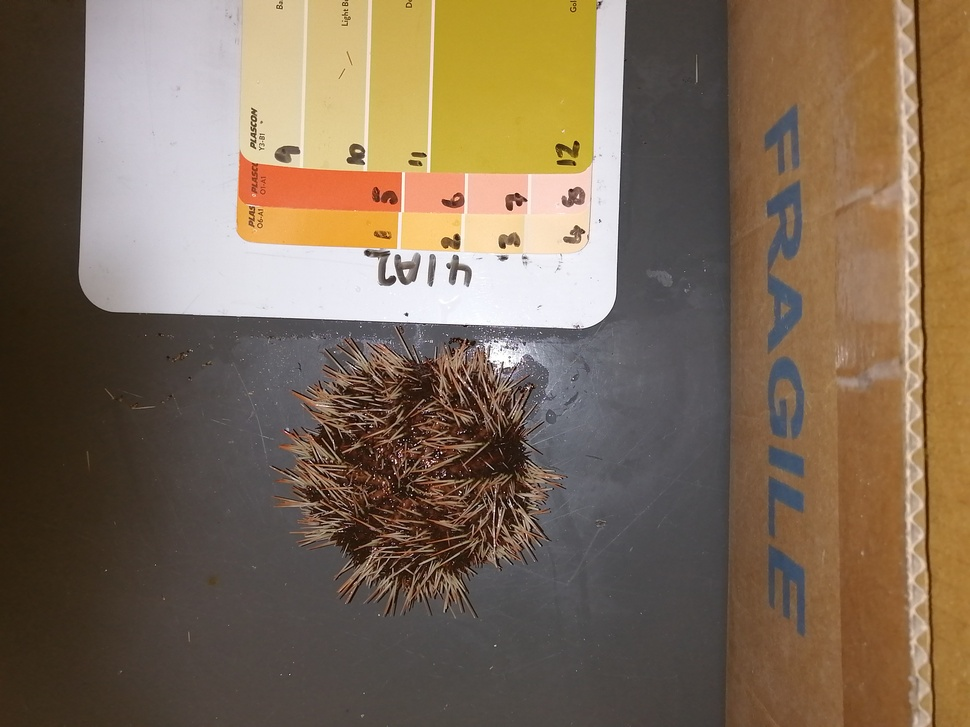
#> input picture full_images/41A2.jpg, 970 x 727 px, shrunk from 5632 x 4224 before the run
$ python -i imageMasking.py   (imports and definitions only)
#> lines starting #> are read from the running program, lines starting #| are printed output that depends on the picture; after the words box and inside, x2 and y2 are one past the last pixel; in counts of white or black regions, pixels touching at a corner belong together
#> further down, picture is the input picture: shape (727, 970, 3); mean B, G, R 86.9, 107.2, 125.9
import cv2
import numpy as np
from matplotlib import pyplot as plt


def spine_mask(img_copy):
    img = img_copy.copy()
    img = cv2.cvtColor(img, cv2.COLOR_BGR2GRAY)
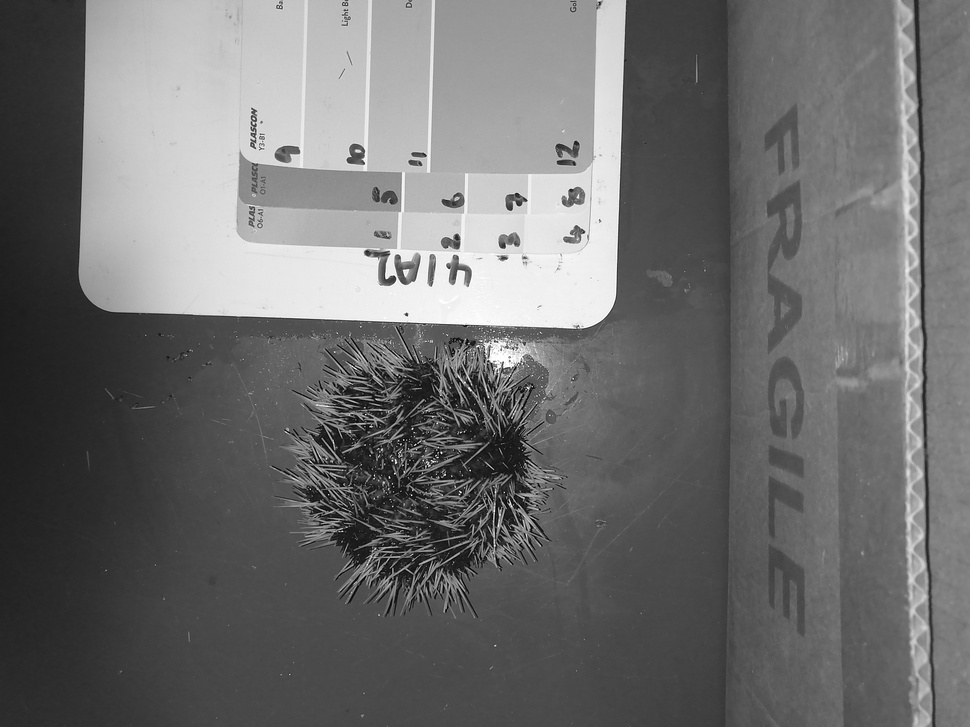
#> img: shape (727, 970); min 0, max 255, mean 110.5

    # Otsu's thresholding after Gaussian filtering
    blur = cv2.GaussianBlur(img, (3, 3), 0)
    ret3, th3 = cv2.threshold(blur, 0, 255, cv2.THRESH_BINARY + cv2.THRESH_OTSU)
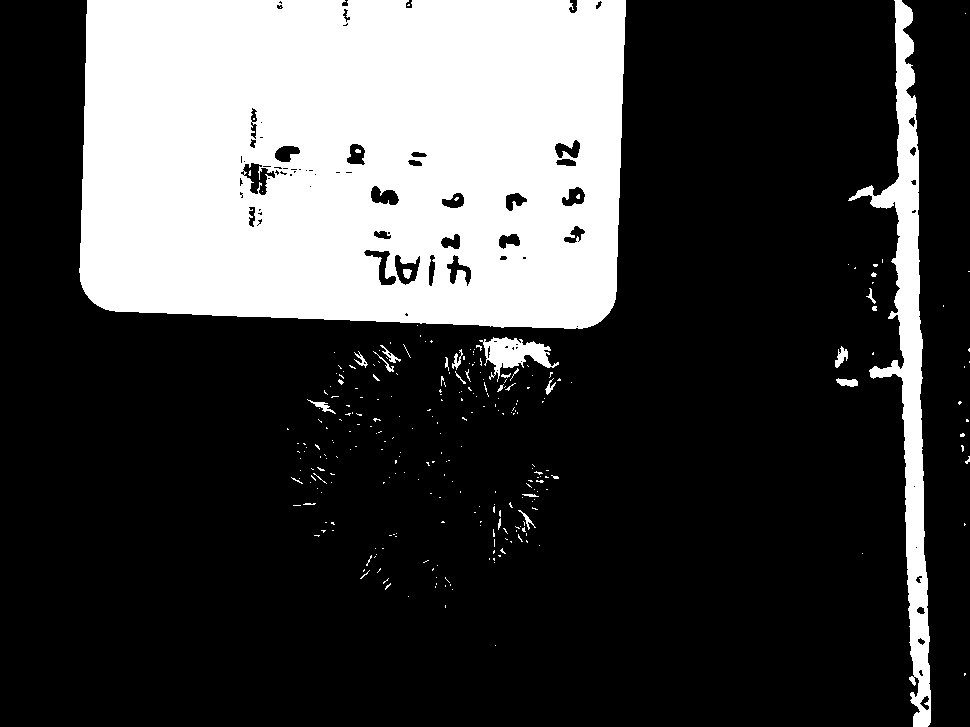
#> th3: shape (727, 970); 26.2% white; 281 white regions (255 under 20 px), largest, box (x1, y1, x2, y2) and area: (79, 0, 626, 329) 166544, (848, 0, 931, 727) 14499, (479, 337, 559, 382) 1511
#> ret3 = 137

    # Bitwise masking
    equalize = cv2.equalizeHist(th3)
    bit_and = cv2.bitwise_and(img_copy, img_copy, mask=equalize)
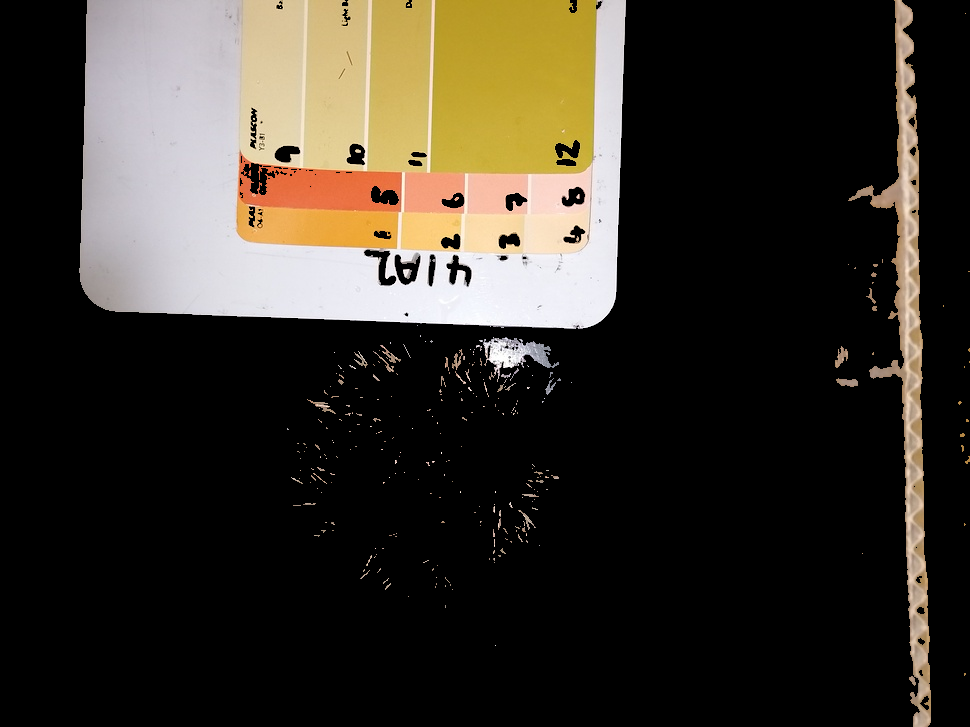
#> bit_and: shape (727, 970, 3); mean B, G, R 41.2, 50.2, 55.7

    kernel1 = np.ones((7, 7), np.uint8)
    kernel2 = np.ones((5, 5), np.uint8)
    erosion = cv2.erode(bit_and, kernel1, iterations=1)
    dilation = cv2.dilate(erosion, kernel2, iterations=1)
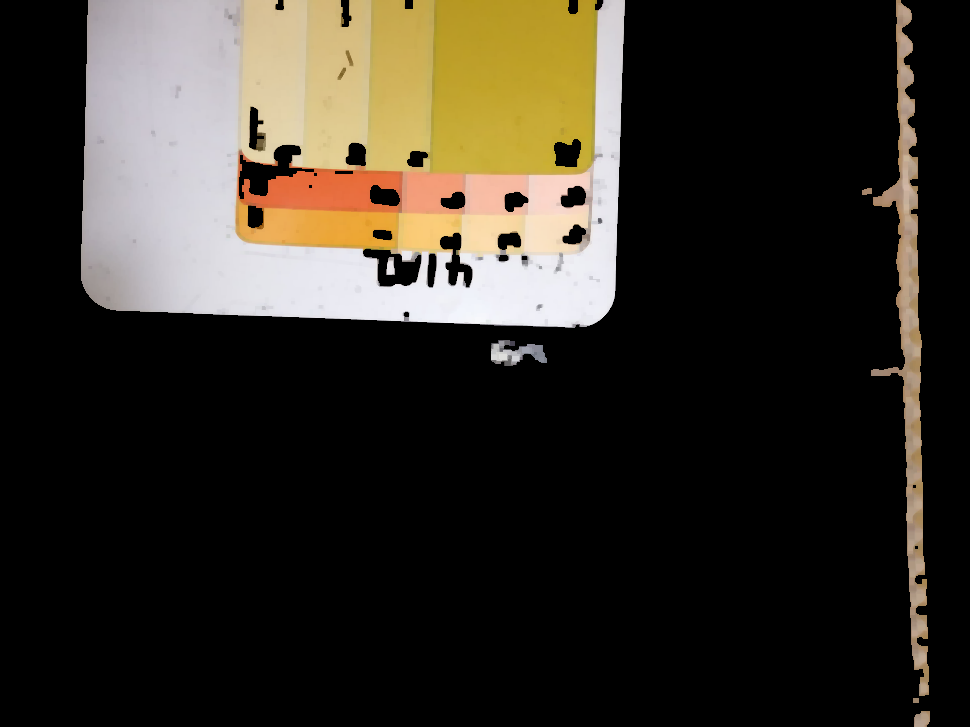
#> dilation: shape (727, 970, 3); mean B, G, R 37.7, 46.6, 51.7
    spine_mask = dilation

    # plt.show()
    plt.imshow(spine_mask)
    plt.show()

    spine_mask = centre_circle_mask(spine_mask)

    plt.imshow(spine_mask)
    plt.title("Segmented Image")
    plt.xlabel("x_pixels")
    plt.ylabel("y_pixels")

    plt.show()

    return spine_mask


def centre_circle_mask(img):
    new_img = img
    circle_img = new_img.copy()

    height, width, channels = new_img.shape
#> height = 727; width = 970; channels = 3

    # Center coordinates
    center_coordinates = (int(width / 2), int(height / 2))
#> center_coordinates = (485, 363)

    # Radius of circle
    radius = int((width - (width / 5)) / 2)
#> radius = 388

    # Using cv2.circle() method
    # Draw a circle of red color of thickness -1 px
    mask = np.zeros(circle_img.shape[:2], dtype="uint8")
    cv2.circle(mask, center_coordinates, radius, 255, -1)
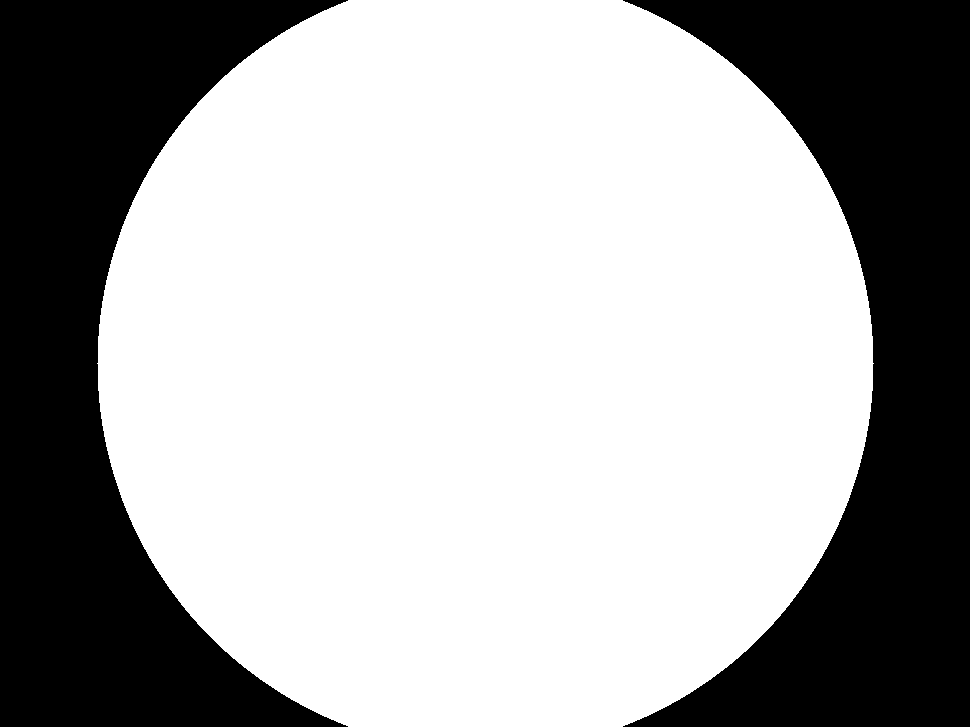
#> mask: shape (727, 970); 65.8% white; 2 black regions, box (x1, y1, x2, y2) and area: (0, 0, 348, 727) 120961, (623, 0, 970, 727) 120234
    masked = cv2.bitwise_and(circle_img, circle_img, mask=mask)
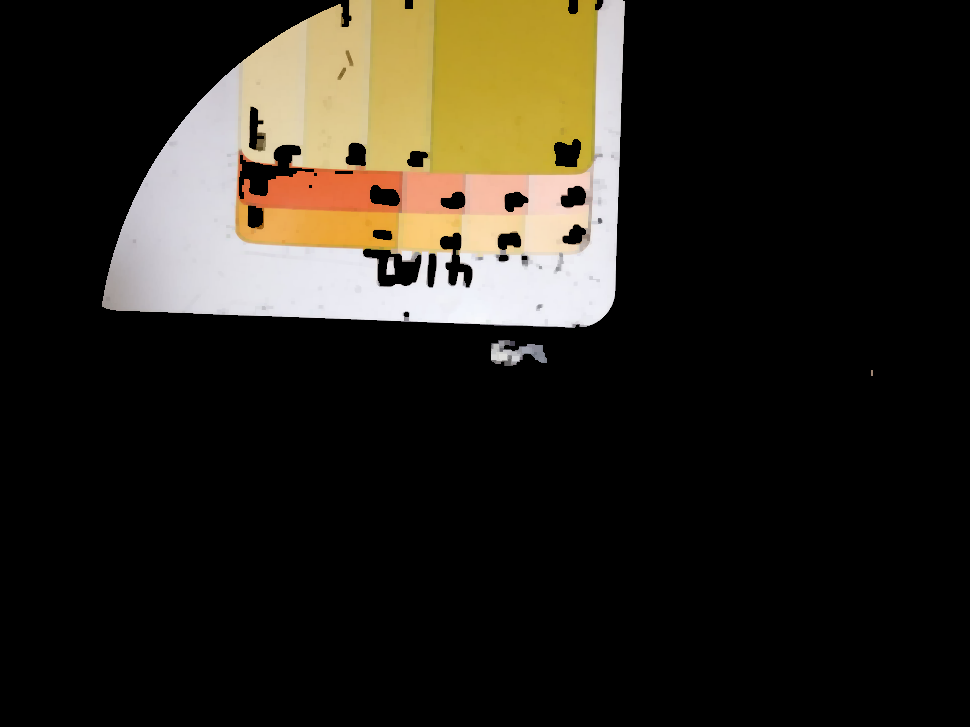
#> masked: shape (727, 970, 3); mean B, G, R 28.1, 36.5, 40.9

    return masked

>>> import cv2
>>> picture = cv2.imread('full_images/41A2.jpg')
>>> result = spine_mask(picture)

$ run again, on full_images/61A1.jpg
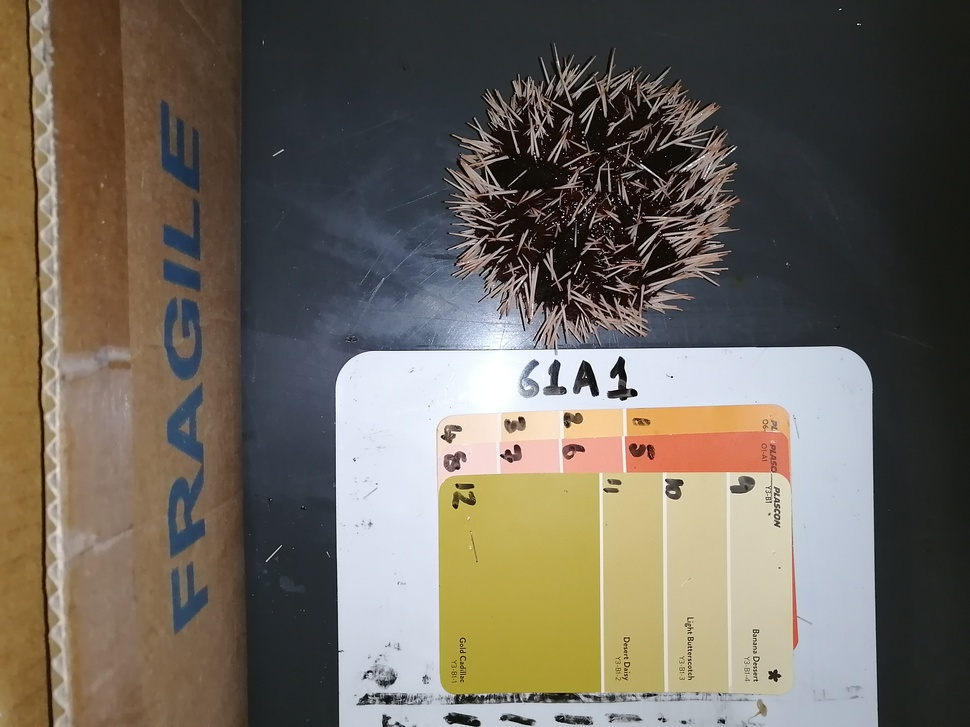
#> input picture full_images/61A1.jpg, 970 x 727 px, shrunk from 5632 x 4224 before the run
#> picture is the input picture: shape (727, 970, 3); mean B, G, R 92.1, 103, 110.1
#> in spine_mask, `ret3, th3 = cv2.threshold(blur, 0, 255, cv2.THRESH_BINARY + cv2.THRESH..`:
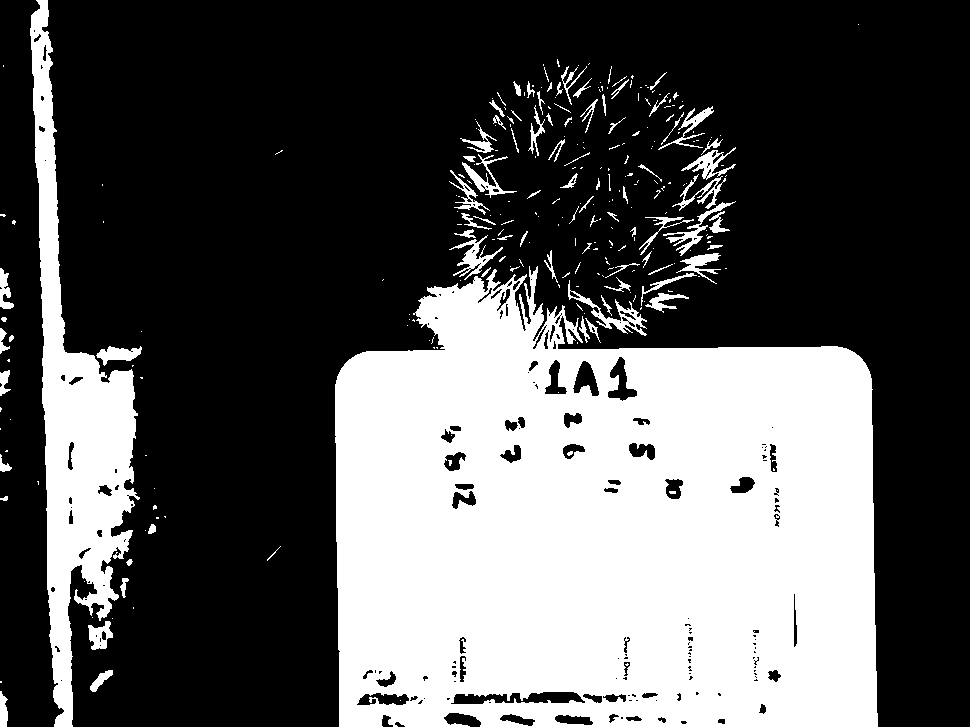
#> th3: shape (727, 970); 34.4% white; 276 white regions (188 under 20 px), largest, box (x1, y1, x2, y2) and area: (335, 266, 878, 727) 202346, (30, 0, 140, 727) 27705, (568, 280, 647, 336) 809
#> ret3 = 123
#> mask: shape (727, 970); 65.8% white; 2 black regions, box (x1, y1, x2, y2) and area: (0, 0, 348, 727) 120961, (623, 0, 970, 727) 120234
#> in centre_circle_mask, `masked = cv2.bitwise_and(circle_img, circle_img, mask=mask)`:
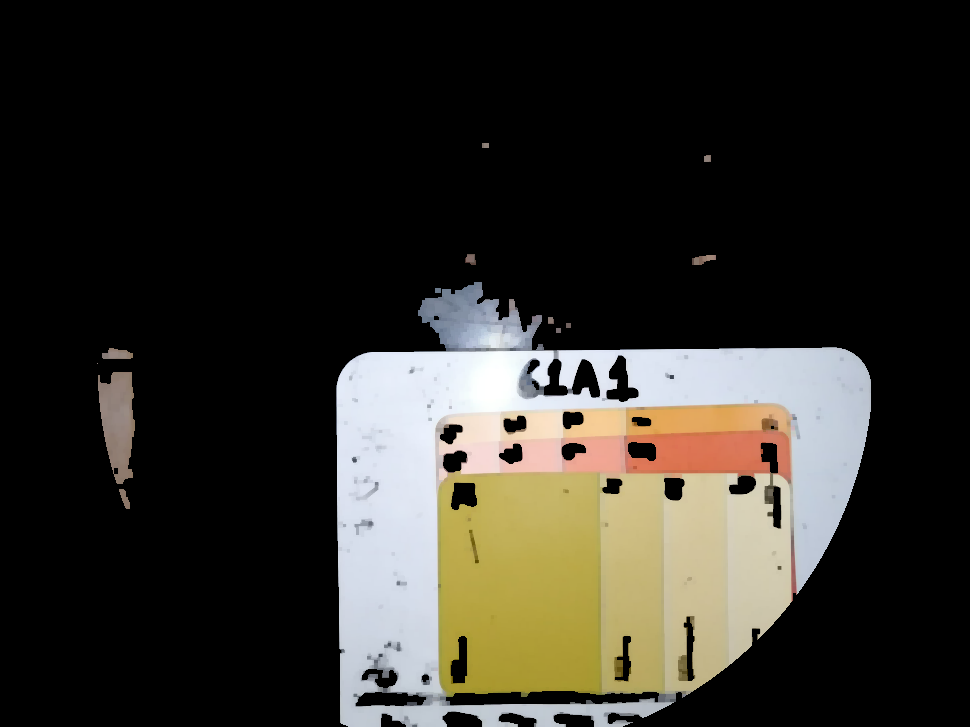
#> masked: shape (727, 970, 3); mean B, G, R 40.1, 46.6, 48.9

$ run again, on full_images/81A1.jpg
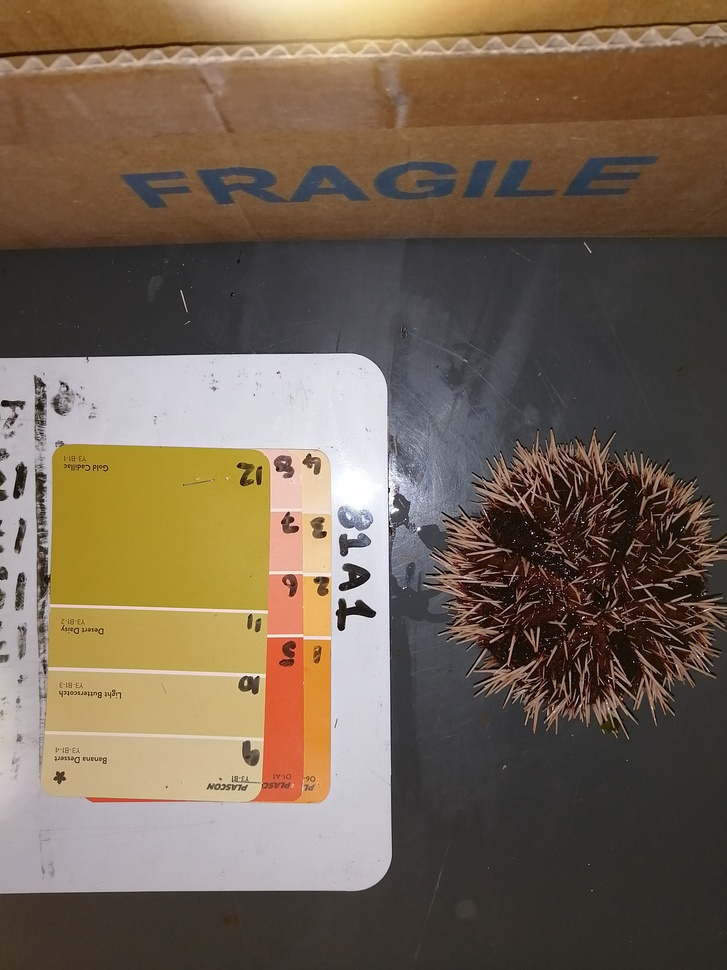
#> input picture full_images/81A1.jpg, 727 x 970 px, shrunk from 4224 x 5632 before the run
#> picture is the input picture: shape (970, 727, 3); mean B, G, R 83.1, 100, 116.3
#> in spine_mask, `ret3, th3 = cv2.threshold(blur, 0, 255, cv2.THRESH_BINARY + cv2.THRESH..`:
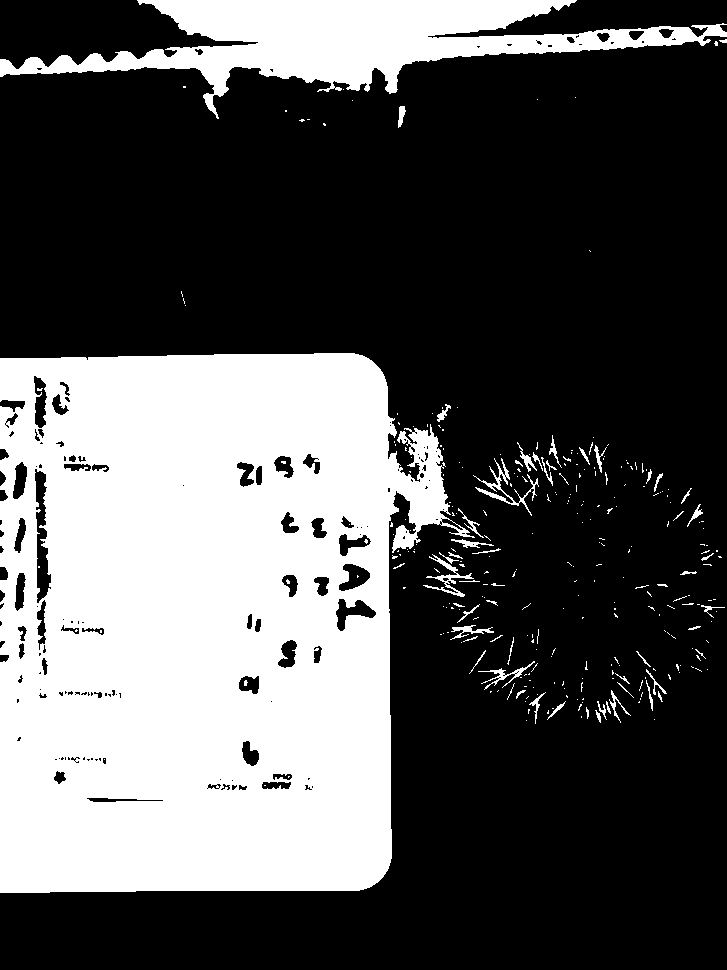
#> th3: shape (970, 727); 33.8% white; 304 white regions (250 under 20 px), largest, box (x1, y1, x2, y2) and area: (0, 353, 475, 893) 203252, (0, 0, 727, 119) 30321, (473, 458, 539, 516) 576
#> ret3 = 120
#> mask: shape (970, 727); 37.5% white; 1 white region, box (x1, y1, x2, y2) and area: (73, 195, 654, 776) 264189
#> in centre_circle_mask, `masked = cv2.bitwise_and(circle_img, circle_img, mask=mask)`:
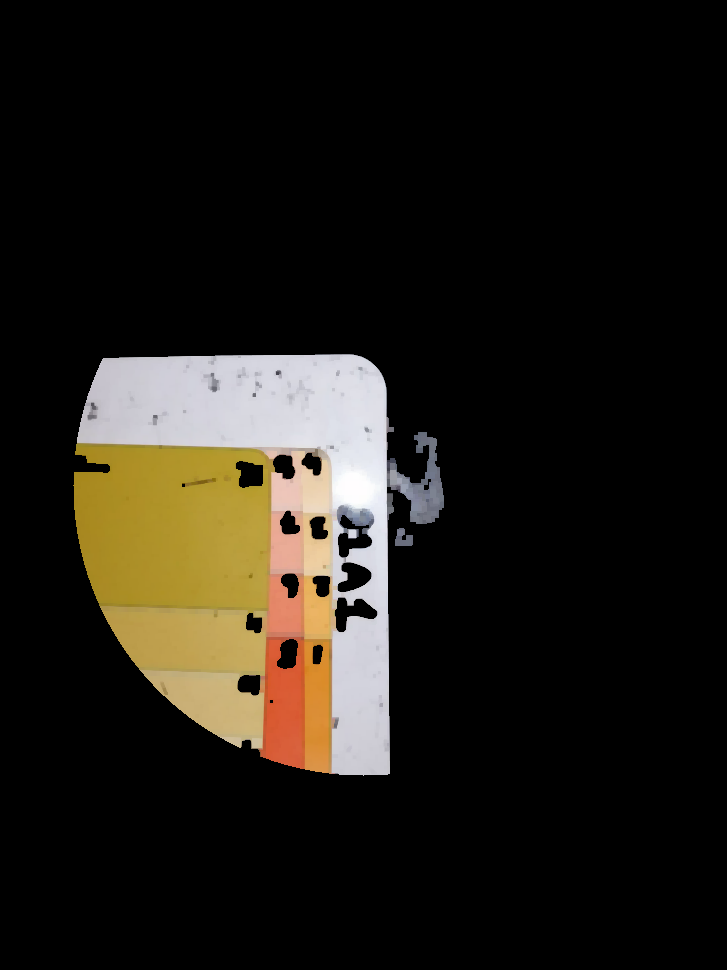
#> masked: shape (970, 727, 3); mean B, G, R 20.5, 27, 30.6
